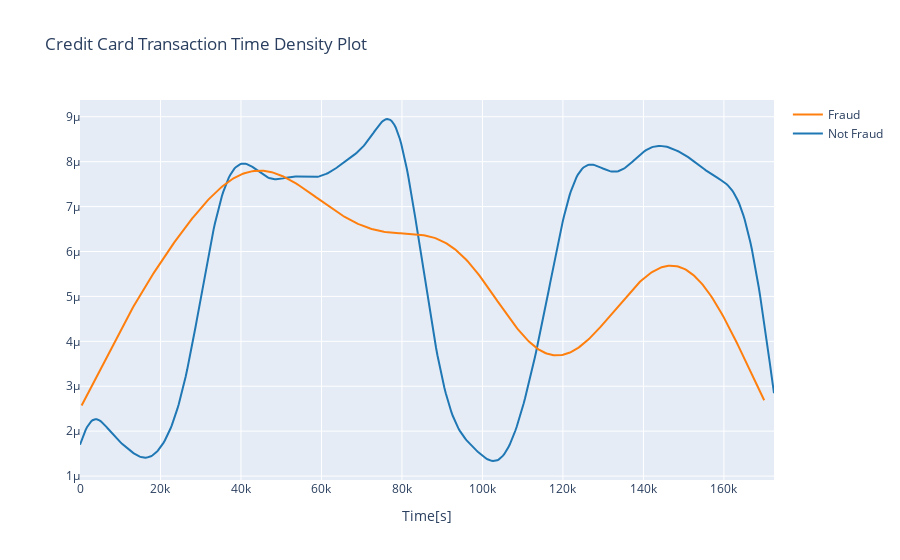

Here is the notebook cell this chart was saved with:
### Markdown cell above
# Data exploration
Transactions in time

### Code cell
class_0 = data_df.loc[data_df['Class'] == 0]["Time"]
class_1 = data_df.loc[data_df['Class'] == 1]["Time"]

hist_data = [class_0, class_1]
group_labels = ["Not Fraud", "Fraud"]

fig = ff.create_distplot(hist_data, group_labels,show_hist=False, show_rug=False)
fig['layout'].update(title="Credit Card Transaction Time Density Plot", xaxis=dict(title='Time[s]'))
iplot(fig,filename='dist_only')

### Figure 1 — Plotly figure (JSON) as saved in the notebook; plotly's stock layout.template omitted (floating-point values rounded to 4 significant figures; data arrays with more than 128 entries replaced by an {"elided": "..."} marker saying what was removed)
{"data": [{"legendgroup": "Not Fraud", "marker": {"color": "rgb(31, 119, 180)"}, "mode": "lines", "name": "Not Fraud", "showlegend": true, "type": "scatter", "x": {"elided": "500 float values"}, "xaxis": "x", "y": {"elided": "500 float values"}, "yaxis": "y"}, {"legendgroup": "Fraud", "marker": {"color": "rgb(255, 127, 14)"}, "mode": "lines", "name": "Fraud", "showlegend": true, "type": "scatter", "x": {"elided": "500 float values"}, "xaxis": "x", "y": {"elided": "500 float values"}, "yaxis": "y"}], "layout": {"barmode": "overlay", "hovermode": "closest", "legend": {"traceorder": "reversed"}, "title": {"text": "Credit Card Transaction Time Density Plot"}, "xaxis": {"anchor": "y2", "domain": [0, 1], "title": {"text": "Time[s]"}, "zeroline": false}, "yaxis": {"anchor": "free", "domain": [0, 1], "position": 0}}}
